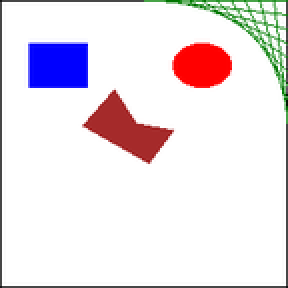
#> input picture Images/drawing.png, 144 x 144 px, shrunk from 200 x 200 before the run (shown 2 times larger); its folder holds 4 pictures in this run
$ python Authoriese.py   (older library calls are emulated)
#> lines starting #> are read from the running program, lines starting #| are printed output that depends on the picture
#! python3
# Add text or a website URL to images.
# Add a mostly transparent watermark to an image to prevent others from copying it.
import os
from PIL import Image, ImageDraw, ImageFont


def check_image_with_pil(path):
#> called with path = 'drawing.png'
    try:
        Image.open(path)
    except:
        return False
    return True


# Declare the folder and the logo
text = 'Awesome'  # something that needs to be added to each image
FolderPath = 'C:\MyPythonScripts\Images'
os.chdir(FolderPath)

# Read Files and check whether they are image file
fileData = {file: check_image_with_pil(file) for file in os.listdir(FolderPath)}
#> call 2 of check_image_with_pil, with path = 'pasted.png'
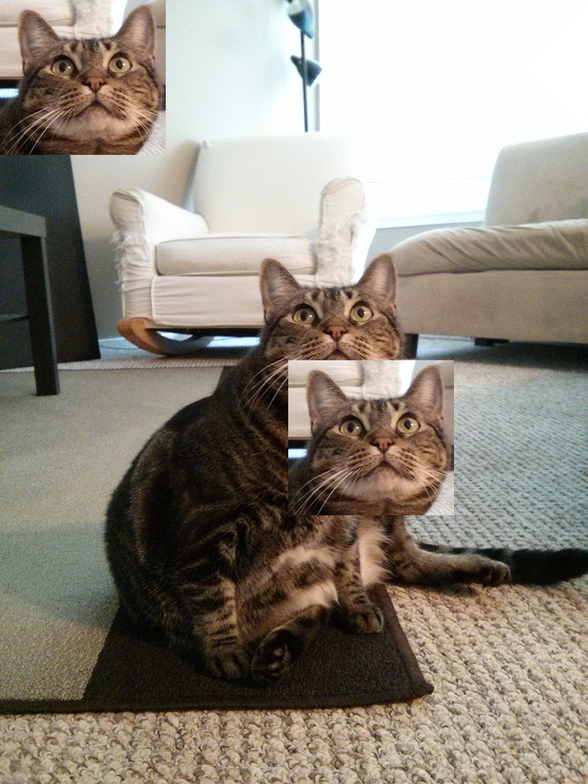
#> input picture Images/pasted.png, 588 x 784 px, shrunk from 816 x 1088 before the run
#> call 3 of check_image_with_pil, with path = 'quartersized.png'
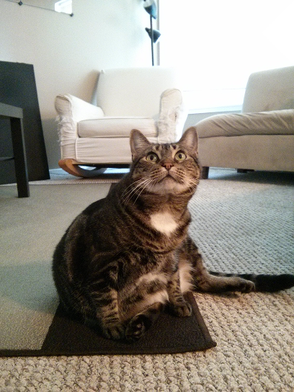
#> input picture Images/quartersized.png, 294 x 392 px, shrunk from 408 x 544 before the run
#> call 4 of check_image_with_pil, with path = 'svelte.png'
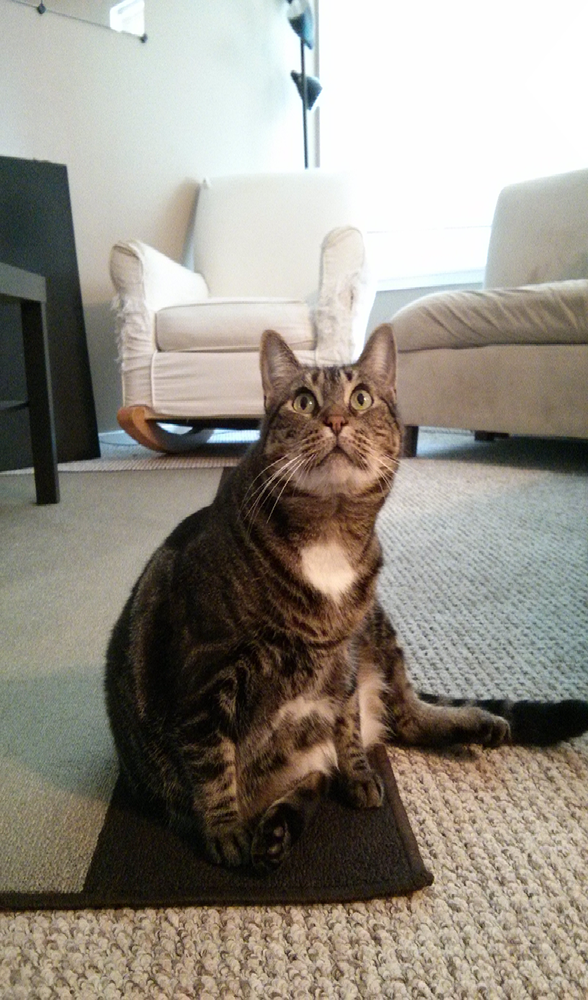
#> input picture Images/svelte.png, 588 x 1000 px, shrunk from 816 x 1388 before the run

for fileName in fileData.keys():
    if fileData[fileName] is False:
        continue

    # Get Dimensions of the Image File
    ImageObj = Image.open(fileName)
#> ImageObj is the input picture: PIL image 144x144 RGBA; mean R, G, B, A 235, 226.5, 232.5, 255
    width, height = ImageObj.size
#> width = 144; height = 144

    # Resize text relative to the Image
    img_fraction = 0.25
    fontsize = 1  # starting font size
    font = ImageFont.truetype("arial.ttf", fontsize)
    while font.getsize(text)[0] < img_fraction * ImageObj.size[0]:
        # iterate until the text size is just larger than the criteria
        fontsize += 1
        font = ImageFont.truetype("arial.ttf", fontsize)
#> after the loop, fontsize = 8
    # textW, textH = ImageDraw.Draw(ImageObj).textsize(text)
    textW, textH = font.getsize(text)
#> textW = 38; textH = 8

    # Append Text at a corner
    draw = ImageDraw.Draw(ImageObj)
    draw.text((width - textW-1, height - textH-1), text, fill='grey')

    # Save and Close file
    ImageObj.save(os.path.splitext(fileName)[0] + '_with_text_logo' + os.path.splitext(fileName)[1])
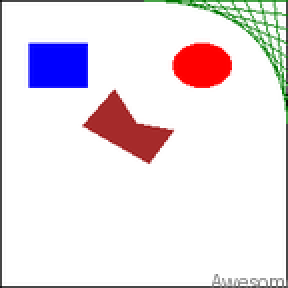
#> saved as drawing_with_text_logo.png: PIL image 144x144 RGBA (shown 2 times larger); mean R, G, B, A 234.7, 226.2, 232.2, 255
